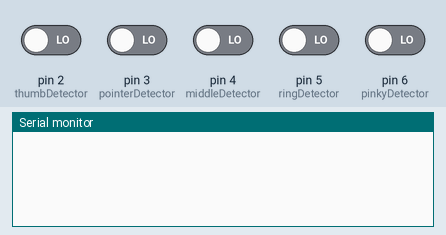
Bench run of a sketch on a simulated Arduino Uno, built with avr-gcc and run on an emulated ATmega328P. On the bench: the last lines printed to the serial monitor. The inputs (shaded band) are chosen by the test bench; at power-on: pin 2 (thumbDetector), pin 3 (pointerDetector), pin 4 (middleDetector), pin 5 (ringDetector), pin 6 (pinkyDetector) LOW.

Above: at 1.2 s.
1.3 s: pin 2 (thumbDetector) driven HIGH
At 2.4 s:
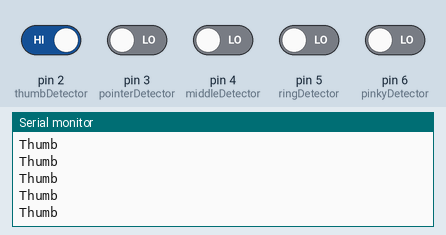
3.2 s: pin 3 (pointerDetector) driven HIGH
4.7 s: pin 4 (middleDetector) driven HIGH
6.3 s: pin 5 (ringDetector) driven HIGH
7.9 s: pin 6 (pinkyDetector) driven HIGH
At 8.7 s:
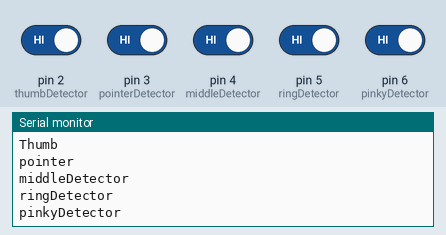

The sketch:

DetectionSketch.ino
```cpp
int thumbDetector = 2;
int pointerDetector = 3;
int middleDetector = 4;
int ringDetector = 5;
int pinkyDetector = 6;
void setup() {
  // put your setup code here, to run once:
  pinMode(thumbDetector,INPUT);
  pinMode(pointerDetector,INPUT);
  pinMode(middleDetector,INPUT);
  pinMode(ringDetector,INPUT);
  pinMode(pinkyDetector,INPUT);
  Serial.begin(9600);
}

void loop() {
  // put your main code here, to run repeatedly:
  if (digitalRead(thumbDetector) == HIGH){
      Serial.println("Thumb");
    }
      if (digitalRead(pointerDetector) == HIGH){
      Serial.println("pointer");
    }
      if (digitalRead(middleDetector) == HIGH){
      Serial.println("middleDetector");
    }
      if (digitalRead(ringDetector) == HIGH){
      Serial.println("ringDetector");
    }
      if (digitalRead(pinkyDetector) == HIGH){
      Serial.println("pinkyDetector");
    }
}
```

Measured:
- after the input at 1.3 s, the serial monitor: prints a new line at once (image 1)
- after the input at 7.9 s, the serial monitor: prints a new line after 0.09 s (image 2)
